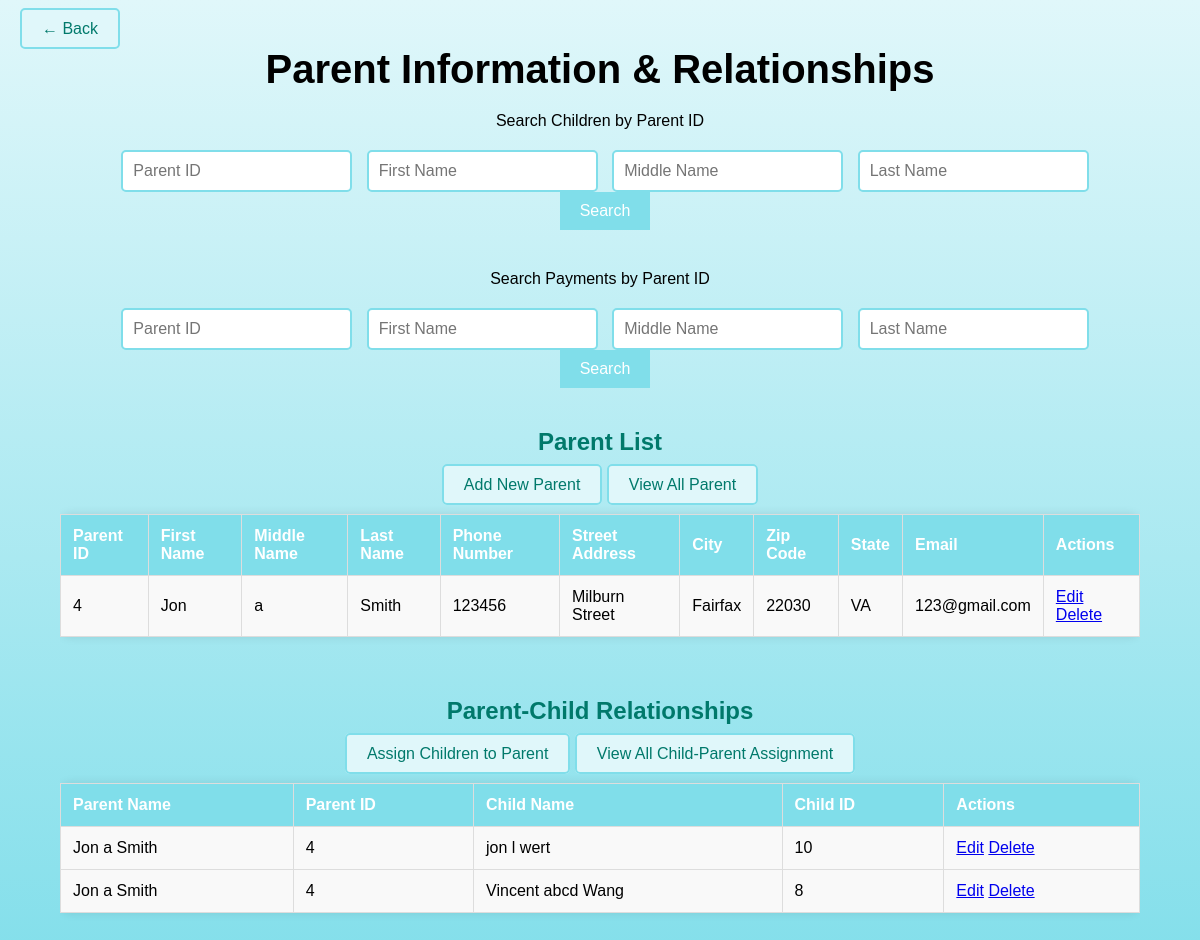
Before: /myapp/parents/ with the older database file.
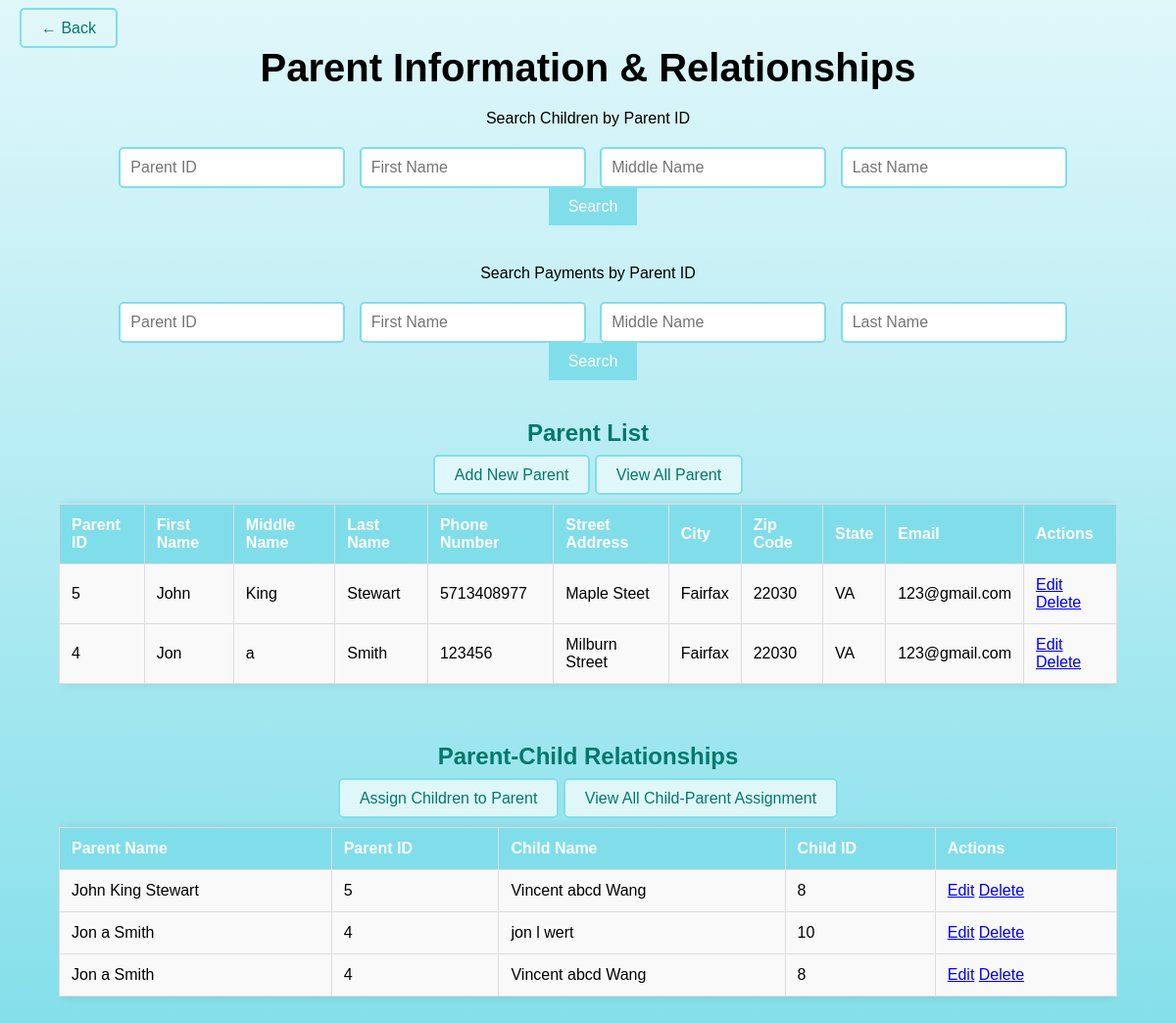
After: the same page with the newer database file.
### myapp/models.py (models this page shows, shortened)
class Parent(models.Model):
    first_name = models.CharField(max_length=50)
    middle_name = models.CharField(max_length=50, blank=True, null=True)
    last_name = models.CharField(max_length=50)
    phone_number = models.CharField(max_length=15)
    street_address = models.CharField(max_length=100)
    city = models.CharField(max_length=50)
    zip_code = models.CharField(max_length=10)
    state = models.CharField(max_length=50)
    email = models.EmailField()

class ParentChildRelationship(models.Model):
    parent = models.ForeignKey(Parent, on_delete=models.CASCADE)
    child = models.ForeignKey(Child, on_delete=models.CASCADE)

class Child(models.Model):
    first_name = models.CharField(max_length=30)
    middle_name = models.CharField(max_length=30, blank=True, null=True)
    last_name = models.CharField(max_length=30)
    date_of_birth = models.DateField()

### myapp/views.py (the view)
# urls.py: path('parents/', views.parent_list, name='parent_list'),
def parent_list(request):
    parents = Parent.objects.all().order_by('-id')[:5]
    relationships = ParentChildRelationship.objects.all().order_by('-id')[:5]
    return render(request, 'parent_list.html', {'parents': parents,
                                                'relationships': relationships})

### myapp/templates/parent_list.html (shortened to what this page needs)
<!DOCTYPE html>
<html lang="en">
<head>
</head>
<body>
    <div class="container">
        <div class="back-button">
            <a href="{% url 'home' %}" class="button">&larr; Back</a>
        </div>
        <h1>Parent Information & Relationships</h1>
        <div class="section">
            <label for="search-parentID">Search Children by Parent ID</label>
            <div class="search-bar">
                <form method="GET" action="{% url 'search_parent' %}">
                    <input type="text" id="search-parentID" name="parentID" placeholder="Parent ID" required>
                    <input type="text" id="search-first-name" name="first_name" placeholder="First Name" required>
                    <input type="text" id="search-middle-name" name="middle_name" placeholder="Middle Name" required>
                    <input type="text" id="search-last-name" name="last_name" placeholder="Last Name" required>
                    <button type="submit">Search</button>
                </form>
            </div>
        </div>
        <div class="section">
            <label for="search-parentID-payments">Search Payments by Parent ID</label>
            <div class="search-bar">
                <form method="GET" action="{% url 'search_payments' %}">
                    <input type="text" id="search-parentID-payments" name="parentID" placeholder="Parent ID" required>
                    <input type="text" id="search-first-name" name="first_name" placeholder="First Name" required>
                    <input type="text" id="search-middle-name" name="middle_name" placeholder="Middle Name" required>
                    <input type="text" id="search-last-name" name="last_name" placeholder="Last Name" required>
                    <button type="submit">Search</button>
                </form>
            </div>
        </div>
        <div class="section">
            <h2>Parent List</h2>
            <a href="{% url 'add_parent' %}" class="button">Add New Parent</a>
            <a href="{% url 'all_parents' %}" class="button">View All Parent</a>
            <div class="table-container">
                <table>
                    <thead>
                        <tr>
                            <th>Parent ID</th>
                            <th>First Name</th>
                            <th>Middle Name</th>
                            <th>Last Name</th>
                            <th>Phone Number</th>
                            <th>Street Address</th>
                            <th>City</th>
                            <th>Zip Code</th>
                            <th>State</th>
                            <th>Email</th>
                            <th>Actions</th>
                        </tr>
                    </thead>
                    <tbody>
                        {% for parent in parents %}
                        <tr>
                            <td>{{ parent.id }}</td>
                            <td>{{ parent.first_name }}</td>
                            <td>{{ parent.middle_name }}</td>
                            <td>{{ parent.last_name }}</td>
                            <td>{{ parent.phone_number }}</td>
                            <td>{{ parent.street_address }}</td>
                            <td>{{ parent.city }}</td>
                            <td>{{ parent.zip_code }}</td>
                            <td>{{ parent.state }}</td>
                            <td>{{ parent.email }}</td>
                            <td>
                                <a href="{% url 'edit_parent' parent.id %}">Edit</a>
                                <a href="{% url 'delete_parent' parent.id %}">Delete</a>
                            </td>
                        </tr>
                        {% endfor %}
                    </tbody>
                </table>
            </div>
        </div>
        <div class="section">
            <h2>Parent-Child Relationships</h2>
            <a href="{% url 'assign_child' %}" class="button">Assign Children to Parent</a>
            <a href="{% url 'all_child_parents_assignments' %}" class="button">View All Child-Parent Assignment</a>
            <div class="table-container">
                <table>
                    <thead>
                        <tr>
                            <th>Parent Name</th>
                            <th>Parent ID</th>
                            <th>Child Name</th>
                            <th>Child ID</th>
                            <th>Actions</th>
                        </tr>
                    </thead>
                    <tbody>
                        {% for relationship in relationships %}
                        <tr>
                            <td>{{ relationship.parent.first_name }} {{ relationship.parent.middle_name }} {{ relationship.parent.last_name }}</td>
                            <td>{{ relationship.parent.id }}</td>
                            <td>{{ relationship.child.first_name }} {{ relationship.child.middle_name }} {{ relationship.child.last_name }}</td>
                            <td>{{ relationship.child.id }}</td>
                            <td>
                                <a href="{% url 'edit_relationship' relationship.id %}">Edit</a>
                                <a href="{% url 'delete_relationship' relationship.id %}">Delete</a>
                            </td>
                        </tr>
                        {% endfor %}
                    </tbody>
                </table>
            </div>
        </div>
    </div>
</body>
</html>

### myapp/templates/parent_list.html (style rules this page uses)
body { font-family: Arial, sans-serif; text-align: center; background: linear-gradient(to bottom, #e0f7fa, #80deea); margin: 0; padding: 0; position: relative; }
.container { width: 90%; margin: auto; padding: 20px; }
h1 { font-size: 2.5em; margin-bottom: 20px; }
h2 { color: #00796b; margin-top: 40px; }
.section { margin-bottom: 40px; }
.table-container { overflow-x: auto; }
table { width: 100%; border-collapse: collapse; margin: 20px 0; box-shadow: 0 0 10px rgba(0, 0, 0, 0.1); border-radius: 10px; }
th, td { padding: 12px; border: 1px solid #ddd; text-align: left; }
th { background-color: #80deea; color: white; }
td { background-color: #f9f9f9; }
.button { padding: 10px 20px; background-color: #e0f7fa; border: 2px solid #80deea; border-radius: 5px; text-decoration: none; color: #00796b; font-size: 16px; margin-bottom: 10px; transition: background-color 0.3s, color 0.3s; }
.back-button { position: absolute; top: 20px; left: 20px; }
.search-bar { margin-top: 20px; display: flex; flex-wrap: wrap; justify-content: center; }
.search-bar input { padding: 10px; font-size: 16px; margin-left: 10px; border: 2px solid #80deea; border-radius: 5px; transition: border-color 0.3s; }
.search-bar button { padding: 10px 20px; font-size: 16px; background-color: #80deea; border: none; color: white; cursor: pointer; margin-left: 10px; transition: background-color 0.3s, color 0.3s; }

Changed rows visible on the page:
added Parent: id "5", first_name "John", middle_name "King", last_name "Stewart", phone_number "5713408977", street_address "Maple Steet", city "Fairfax", zip_code "22030", state "VA", email "123@gmail.com"
added ParentChildRelationship: parent.first_name "John", parent.middle_name "King", parent.last_name "Stewart", parent.id "5", child.first_name "Vincent", child.middle_name "abcd", child.last_name "Wang", child.id "8"
